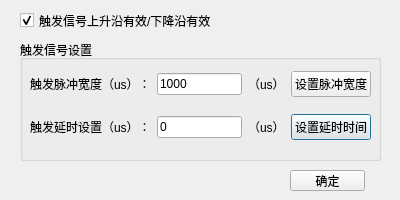
<?xml version="1.0" encoding="UTF-8"?>
<ui version="4.0">
 <class>TrigSettingsDlg</class>
 <widget class="QDialog" name="TrigSettingsDlg">
  <property name="geometry">
   <rect>
    <x>0</x>
    <y>0</y>
    <width>400</width>
    <height>200</height>
   </rect>
  </property>
  <property name="windowTitle">
   <string>Dialog</string>
  </property>
  <widget class="QCheckBox" name="checkBox_TrigUpOrDown">
   <property name="geometry">
    <rect>
     <x>20</x>
     <y>10</y>
     <width>211</width>
     <height>21</height>
    </rect>
   </property>
   <property name="text">
    <string>触发信号上升沿有效/下降沿有效</string>
   </property>
   <property name="checked">
    <bool>true</bool>
   </property>
  </widget>
  <widget class="QGroupBox" name="groupBox">
   <property name="geometry">
    <rect>
     <x>20</x>
     <y>40</y>
     <width>361</width>
     <height>121</height>
    </rect>
   </property>
   <property name="title">
    <string>触发信号设置</string>
   </property>
   <widget class="QWidget" name="gridLayoutWidget">
    <property name="geometry">
     <rect>
      <x>10</x>
      <y>20</y>
      <width>341</width>
      <height>91</height>
     </rect>
    </property>
    <layout class="QGridLayout" name="gridLayout">
     <item row="0" column="0">
      <widget class="QLabel" name="label">
       <property name="text">
        <string>触发脉冲宽度（us）：</string>
       </property>
      </widget>
     </item>
     <item row="1" column="3">
      <widget class="QPushButton" name="pushButton_DelayToAct">
       <property name="text">
        <string>设置延时时间</string>
       </property>
      </widget>
     </item>
     <item row="1" column="1">
      <widget class="QLineEdit" name="lineEdit_DelayToAct">
       <property name="text">
        <string>0</string>
       </property>
      </widget>
     </item>
     <item row="0" column="3">
      <widget class="QPushButton" name="pushButton_SetPalse">
       <property name="text">
        <string>设置脉冲宽度</string>
       </property>
      </widget>
     </item>
     <item row="0" column="1">
      <widget class="QLineEdit" name="lineEdit_SetPalse">
       <property name="text">
        <string>1000</string>
       </property>
      </widget>
     </item>
     <item row="1" column="0">
      <widget class="QLabel" name="label_2">
       <property name="text">
        <string>触发延时设置（us）：</string>
       </property>
      </widget>
     </item>
     <item row="0" column="2">
      <widget class="QLabel" name="label_3">
       <property name="text">
        <string>（us）</string>
       </property>
      </widget>
     </item>
     <item row="1" column="2">
      <widget class="QLabel" name="label_4">
       <property name="text">
        <string>（us）</string>
       </property>
      </widget>
     </item>
    </layout>
   </widget>
  </widget>
  <widget class="QPushButton" name="pushButton_Ok">
   <property name="geometry">
    <rect>
     <x>290</x>
     <y>170</y>
     <width>75</width>
     <height>21</height>
    </rect>
   </property>
   <property name="text">
    <string>确定</string>
   </property>
  </widget>
 </widget>
 <resources/>
 <connections>
  <connection>
   <sender>pushButton_Ok</sender>
   <signal>clicked()</signal>
   <receiver>TrigSettingsDlg</receiver>
   <slot>close()</slot>
   <hints>
    <hint type="sourcelabel">
     <x>308</x>
     <y>181</y>
    </hint>
    <hint type="destinationlabel">
     <x>219</x>
     <y>179</y>
    </hint>
   </hints>
  </connection>
 </connections>
</ui>
